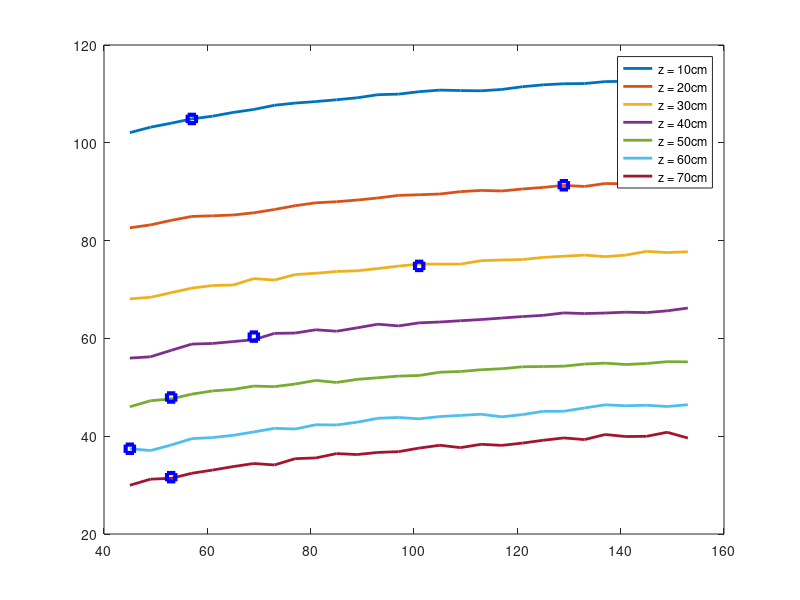

This figure's MATLAB source:
d_theta = fliplr([0.6871 0.6299 0.5814 0.5399 0.5039 0.4724 0.4446 0.4199 0.3978 0.3779 0.3599 0.3436 0.3286 0.3149 0.3023 0.2907 0.2799 0.2699 0.2606 0.2519 0.2438 0.2362 0.2290 0.2223 0.2160 0.2100 0.2043 0.1989]);
N_syn = [45 49 53 57 61 65 69 73 77 81 85 89 93 97 101 105 109 113 117 121 125 129 133 137 141 145 149 153];

snr_10cm = ([102.0758289 103.191976 104.0100689 104.8902337 105.4421367 106.2088466 106.8236458 107.6774001 108.1248888 108.4303526 108.8007033 109.207473 109.8382197 109.9546945 110.4528628 110.7801319 110.685803 110.6323544 110.9135039 111.4732121 111.8526398 112.0773217 112.1178723 112.5149967 112.5822327 112.5660028 112.6381301 112.8998028]); 
snr_20cm = ([82.61848312 83.21218336 84.1407006 84.94256348 85.07355348 85.23540699 85.69237182 86.36175753 87.13924622 87.73063749 87.95150604 88.29549859 88.71451383 89.24859201 89.3760914 89.52863202 90.01577002 90.26423411 90.14807955 90.55395633 90.87361001 91.29362208 91.07055185 91.67670978 91.61839615 92.07483483 91.68297086 91.92386131]);
snr_30cm = ([68.09641303 68.39867648 69.35513115 70.28636723 70.81030575 70.9163758 72.23108717 71.93927053 73.05466894 73.32009986 73.6886 73.82749745 74.28353994 74.78443108 75.19578121 75.20535205 75.1990333 75.89319184 76.04355414 76.12511815 76.56872907 76.80215687 77.0368248 76.71827104 77.03810923 77.80115374 77.55469651 77.72562513]);
snr_40cm = ([55.9742821 56.23820119 57.55992999 58.8381903 58.9651989 59.35092596 59.73760065 61.02904747 61.09711413 61.76613565 61.46619236 62.16379624 62.90733504 62.55152732 63.17738973 63.35622241 63.61400545 63.85900615 64.16644433 64.46968937 64.71371975 65.21777971 65.07825748 65.18991721 65.36228076 65.27974598 65.63773264 66.2060756]);
snr_50cm = ([46.02091469 47.25257881 47.61859949 48.60684632 49.25652097 49.56799539 50.25142268 50.13667293 50.67098484 51.41225474 50.99106669 51.62135571 51.95416218 52.28904749 52.41652024 53.08455566 53.23099647 53.59331497 53.802597 54.1948724 54.24934072 54.31873095 54.75434201 54.94107192 54.66288096 54.86812839 55.23989661 55.20025047]);
snr_60cm = ([37.44129733 37.06963783 38.19793609 39.50592635 39.72186756 40.18132826 40.86910064 41.61039141 41.47422552 42.3453022 42.29454742 42.86086816 43.66765923 43.83279502 43.54980602 44.02390453 44.25180515 44.49528259 43.96118298 44.42224336 45.08423718 45.10444252 45.77513496 46.41756645 46.22802063 46.32854615 46.07466435 46.43828723]);
snr_70cm = ([29.96730439 31.21586273 31.38571881 32.42046297 33.07345088 33.78575628 34.41586443 34.12134319 35.40663136 35.55494842 36.44258397 36.25219611 36.68295233 36.8389426 37.57024334 38.14904818 37.65966184 38.34626308 38.12408475 38.59483517 39.16803897 39.64659234 39.30935494 40.34623289 39.93404979 39.97733887 40.80382979 39.62734287]);

TRUS_REF_snr = [104.8777818	91.3153037	74.8287561	60.36863128	47.91535036	37.43309533	31.62385683];
corresponding_theta = [0.5399 0.2362 0.3023 0.4446 0.5814 0.6871 0.5814];
corresponding_Nsyn = [57 129 101 69 53 45 53];

figure(1);
plot(N_syn,snr_10cm,'LineWidth',2); hold on;
plot(N_syn,snr_20cm,'LineWidth',2);
plot(N_syn,snr_30cm,'LineWidth',2);
plot(N_syn,snr_40cm,'LineWidth',2); 
plot(N_syn,snr_50cm,'LineWidth',2);
plot(N_syn,snr_60cm,'LineWidth',2);
plot(N_syn,snr_70cm,'LineWidth',2); 
scatter(corresponding_Nsyn, TRUS_REF_snr,'Marker','s','MarkerEdgeColor','b','LineWidth',3);hold off;
legend('z = 10cm','z = 20cm','z = 30cm','z = 40cm','z = 50cm','z = 60cm','z = 70cm');